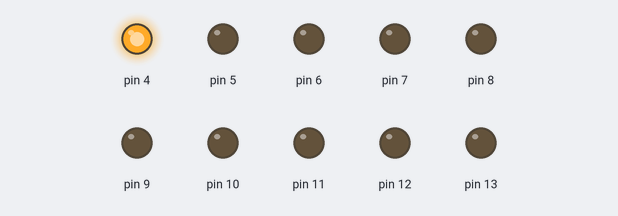
This sketch was run on a simulated Arduino Uno, built with avr-gcc and run on an emulated ATmega328P. Parts: output pins drawn as LEDs (lit = HIGH).

Above: at 0.02 s.
At 0.32 s:
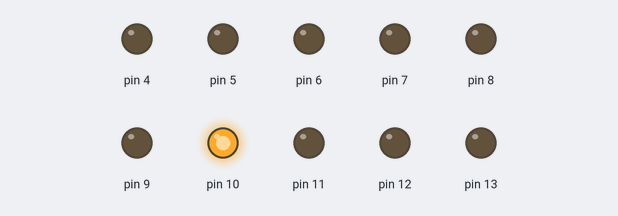
At 0.62 s:
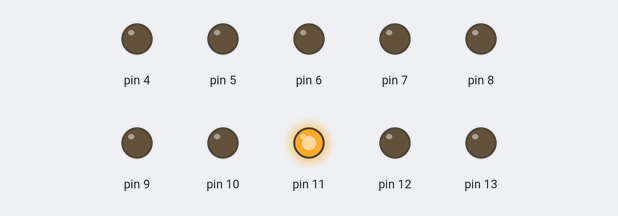
At 1.27 s:
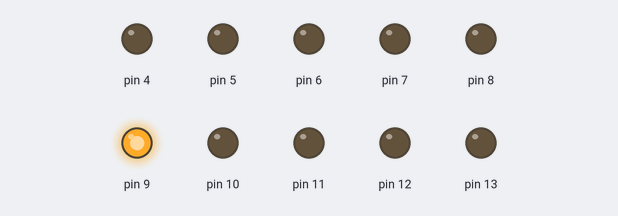
At 1.87 s:
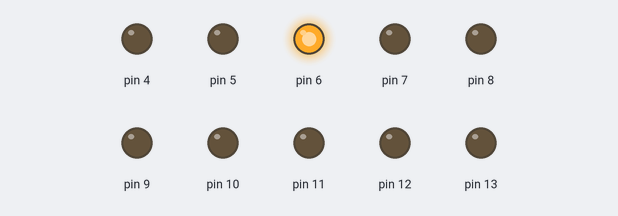
At 2.5 s:
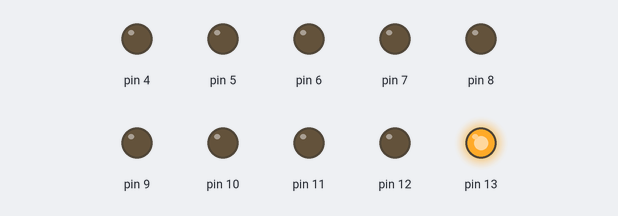
Timing chart, 0 to 3.0 s (numbered marks = the images above):
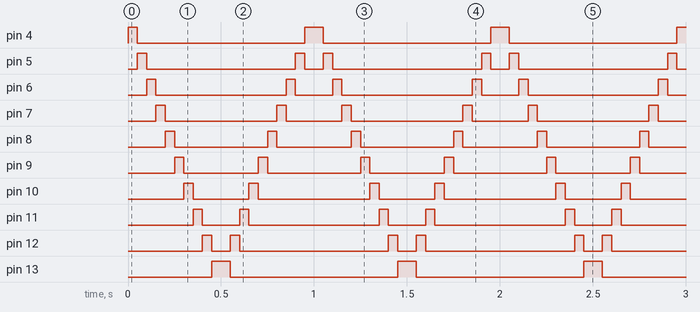

The sketch:

cocheFantastico.ino
```cpp
int tiempo=50;
int led;

void setup()

  {
    for(led=4;led<=13;led++)
    {

      pinMode(led,OUTPUT);

    }

  }

void secuencia_uno()

  {

    for (led=4; led<=13; led++)
    {

      digitalWrite(led,HIGH);
      delay(tiempo);
      digitalWrite(led,LOW);
      //delay(tiempo);//
    }


  }


void secuencia_dos()

  {

    for (led=13; led>=4; led--)
    {

      digitalWrite(led,HIGH);
      delay(tiempo);
      digitalWrite(led,LOW);
      //delay(tiempo);//
    }


  }


void loop()

{
  secuencia_uno();
  secuencia_dos();


}
```

Measured:
- by itself, pin 4, pin 13: alternates HIGH for 0.10 s and LOW for 0.90 s
- by itself, pin 5: repeats every 1.0 s: LOW 0.80 s, HIGH 0.05 s, LOW 0.10 s, HIGH 0.05 s
- by itself, pin 6: repeats every 1.0 s: LOW 0.70 s, HIGH 0.05 s, LOW 0.20 s, HIGH 0.05 s
- by itself, pin 7: repeats every 1.0 s: LOW 0.60 s, HIGH 0.05 s, LOW 0.30 s, HIGH 0.05 s
- by itself, pin 8: alternates HIGH for 0.05 s and LOW for 0.50 s
- by itself, pin 9: alternates HIGH for 0.05 s and LOW for 0.40 s
- by itself, pin 10: repeats every 1.0 s: LOW 0.30 s, HIGH 0.05 s, LOW 0.60 s, HIGH 0.05 s
- by itself, pin 11: repeats every 1.0 s: LOW 0.20 s, HIGH 0.05 s, LOW 0.70 s, HIGH 0.05 s
